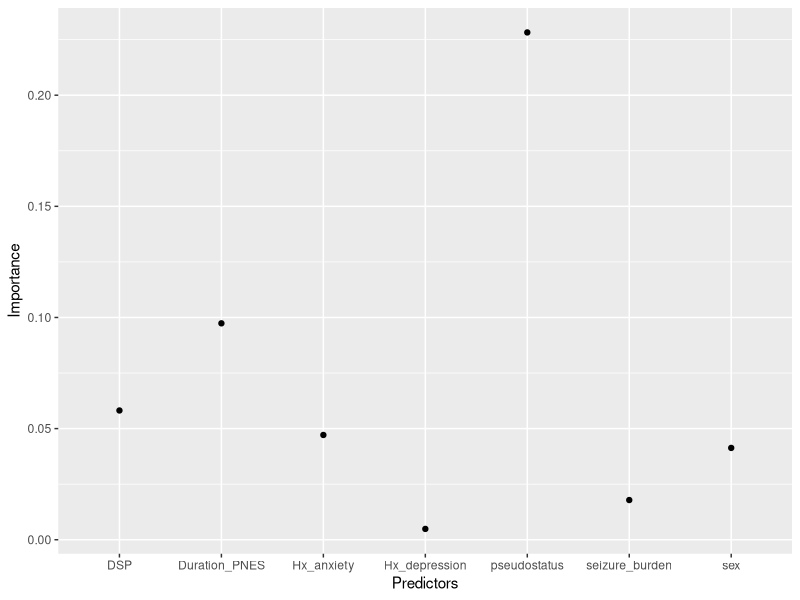
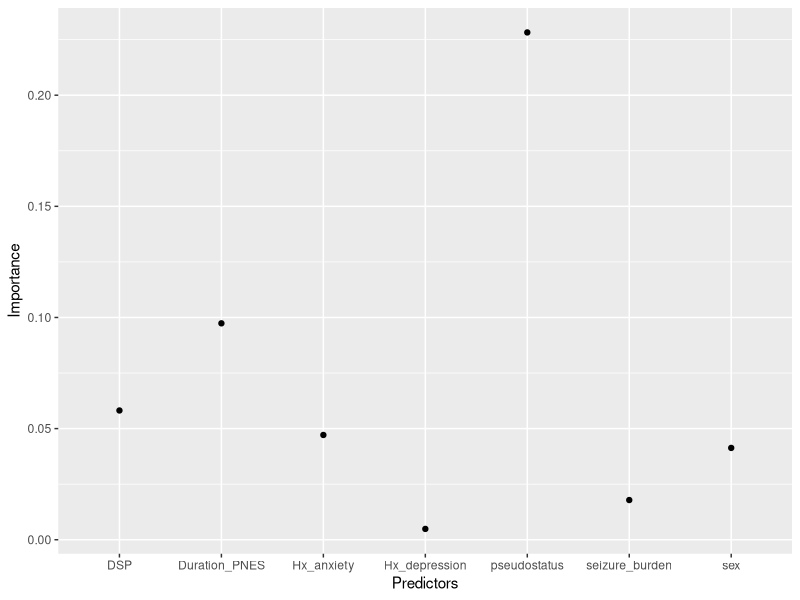

The R script that drew these images, in order:
## ---- chunk 1
library(ggplot2)

df<-data.frame("Predictors"=c("Duration_PNES","pseudostatus","Hx_anxiety","Hx_depression","DSP","seizure_burden","sex"),"Importance"=c(0.09737,0.22825, 0.047137,0.00487,0.058153,0.01786,0.04131))

#dimensions of data frame
dim(df)

#variables in data frame
colnames(df)

#scatter plot uses geom_point 
ggplot(df, aes(x=Predictors,y=Importance))+geom_point()

#The data frame above is unordered
#Predictors is a factor

Predictors=c("Duration_PNES","pseudostatus","Hx_anxiety","Hx_depression","DSP","seizure_burden","sex")

df<-data.frame(
  Predictors=as.factor(Predictors),
  levels=Predictors,
  "Importance"=c(0.09737,0.22825, 0.047137,0.00487,0.058153,0.01786,0.04131))

#scatter plot useing ordered factors
ggplot(df, aes(x=Predictors,y=Importance))+geom_point()

## ---- chunk 2
df2<-data.frame(Var=c("test positive","test negative"), Result=c(5, 10))
df2
## ---- chunk 3
df2<-data.frame(Test=c("positive","negative"), Result=c(5, 10))
df2
## ---- chunk 4
df3<-data.frame("DateofEvent"=c("12/03/2005","12/04/2006",NA),"Result"=c(4,5,6))

class(df3$DateofEvent)

df3<-data.frame("DateofEvent"=c("12/03/2005","12/04/2006","12-03-2006"),"Result"=c(4,5,6))

class(df3$DateofEvent)
## ---- chunk 5
knitr::kable(
  head(df, 10), caption = 'An example table using data above',
  booktabs = TRUE
)
